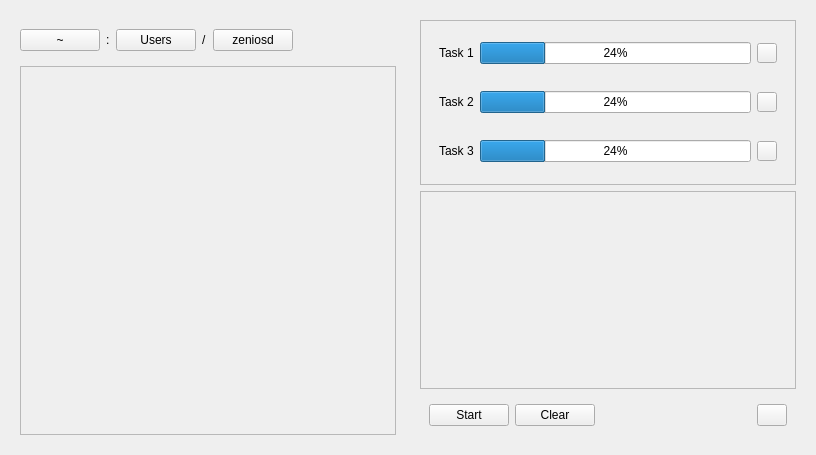
<?xml version="1.0" encoding="UTF-8"?>
<ui version="4.0">
 <class>window</class>
 <widget class="QWidget" name="window">
  <property name="geometry">
   <rect>
    <x>0</x>
    <y>0</y>
    <width>816</width>
    <height>455</height>
   </rect>
  </property>
  <property name="windowTitle">
   <string>Form</string>
  </property>
  <layout class="QHBoxLayout" name="horizontalLayout">
   <item>
    <widget class="QWidget" name="left_pane" native="true">
     <layout class="QVBoxLayout" name="verticalLayout_2">
      <item>
       <widget class="QWidget" name="current_directory" native="true">
        <property name="minimumSize">
         <size>
          <width>0</width>
          <height>40</height>
         </size>
        </property>
        <layout class="QHBoxLayout" name="horizontalLayout_3" stretch="0,0,0,0,0,2">
         <property name="leftMargin">
          <number>0</number>
         </property>
         <property name="topMargin">
          <number>0</number>
         </property>
         <property name="rightMargin">
          <number>0</number>
         </property>
         <property name="bottomMargin">
          <number>0</number>
         </property>
         <item>
          <widget class="QPushButton" name="home">
           <property name="text">
            <string>~</string>
           </property>
          </widget>
         </item>
         <item>
          <widget class="QLabel" name="label">
           <property name="text">
            <string>:</string>
           </property>
          </widget>
         </item>
         <item>
          <widget class="QPushButton" name="parent">
           <property name="text">
            <string>Users</string>
           </property>
          </widget>
         </item>
         <item>
          <widget class="QLabel" name="label_2">
           <property name="text">
            <string>/</string>
           </property>
          </widget>
         </item>
         <item>
          <widget class="QPushButton" name="current">
           <property name="text">
            <string>zeniosd</string>
           </property>
          </widget>
         </item>
         <item>
          <widget class="QWidget" name="widget_6" native="true"/>
         </item>
        </layout>
       </widget>
      </item>
      <item>
       <widget class="QScrollArea" name="directory_finder">
        <property name="widgetResizable">
         <bool>true</bool>
        </property>
        <widget class="QWidget" name="directory_finder_scrollable">
         <property name="geometry">
          <rect>
           <x>0</x>
           <y>0</y>
           <width>365</width>
           <height>355</height>
          </rect>
         </property>
        </widget>
       </widget>
      </item>
     </layout>
    </widget>
   </item>
   <item>
    <widget class="QWidget" name="right_panel" native="true">
     <property name="minimumSize">
      <size>
       <width>300</width>
       <height>0</height>
      </size>
     </property>
     <layout class="QVBoxLayout" name="verticalLayout">
      <item>
       <widget class="QScrollArea" name="active_tasks">
        <property name="minimumSize">
         <size>
          <width>0</width>
          <height>120</height>
         </size>
        </property>
        <property name="maximumSize">
         <size>
          <width>16777215</width>
          <height>170</height>
         </size>
        </property>
        <property name="widgetResizable">
         <bool>true</bool>
        </property>
        <property name="alignment">
         <set>Qt::AlignLeading|Qt::AlignLeft|Qt::AlignTop</set>
        </property>
        <widget class="QWidget" name="active_tasks_scrollable">
         <property name="geometry">
          <rect>
           <x>0</x>
           <y>0</y>
           <width>365</width>
           <height>168</height>
          </rect>
         </property>
         <layout class="QVBoxLayout" name="verticalLayout_3">
          <item>
           <widget class="QWidget" name="task_1" native="true">
            <property name="maximumSize">
             <size>
              <width>16777215</width>
              <height>40</height>
             </size>
            </property>
            <layout class="QHBoxLayout" name="horizontalLayout_6">
             <item>
              <widget class="QLabel" name="task_label">
               <property name="text">
                <string>Task 1</string>
               </property>
              </widget>
             </item>
             <item>
              <widget class="QProgressBar" name="bar_1">
               <property name="value">
                <number>24</number>
               </property>
              </widget>
             </item>
             <item>
              <widget class="QToolButton" name="close_1">
               <property name="maximumSize">
                <size>
                 <width>20</width>
                 <height>20</height>
                </size>
               </property>
               <property name="text">
                <string/>
               </property>
               <property name="icon">
                <iconset>
                 <normaloff>delete.png</normaloff>delete.png</iconset>
               </property>
              </widget>
             </item>
            </layout>
           </widget>
          </item>
          <item>
           <widget class="QWidget" name="task_2" native="true">
            <property name="maximumSize">
             <size>
              <width>16777215</width>
              <height>40</height>
             </size>
            </property>
            <layout class="QHBoxLayout" name="horizontalLayout_7">
             <item>
              <widget class="QLabel" name="task_label_2">
               <property name="text">
                <string>Task 2</string>
               </property>
              </widget>
             </item>
             <item>
              <widget class="QProgressBar" name="bar_2">
               <property name="value">
                <number>24</number>
               </property>
              </widget>
             </item>
             <item>
              <widget class="QToolButton" name="close_2">
               <property name="maximumSize">
                <size>
                 <width>20</width>
                 <height>20</height>
                </size>
               </property>
               <property name="text">
                <string/>
               </property>
               <property name="icon">
                <iconset>
                 <normaloff>delete.png</normaloff>delete.png</iconset>
               </property>
              </widget>
             </item>
            </layout>
           </widget>
          </item>
          <item>
           <widget class="QWidget" name="task_3" native="true">
            <property name="maximumSize">
             <size>
              <width>16777215</width>
              <height>40</height>
             </size>
            </property>
            <layout class="QHBoxLayout" name="horizontalLayout_8">
             <item>
              <widget class="QLabel" name="task_label_3">
               <property name="text">
                <string>Task 3</string>
               </property>
              </widget>
             </item>
             <item>
              <widget class="QProgressBar" name="bar_3">
               <property name="value">
                <number>24</number>
               </property>
              </widget>
             </item>
             <item>
              <widget class="QToolButton" name="close_3">
               <property name="maximumSize">
                <size>
                 <width>20</width>
                 <height>20</height>
                </size>
               </property>
               <property name="text">
                <string/>
               </property>
               <property name="icon">
                <iconset>
                 <normaloff>delete.png</normaloff>delete.png</iconset>
               </property>
              </widget>
             </item>
            </layout>
           </widget>
          </item>
         </layout>
        </widget>
       </widget>
      </item>
      <item>
       <widget class="QScrollArea" name="selected_files">
        <property name="widgetResizable">
         <bool>true</bool>
        </property>
        <widget class="QWidget" name="selected_files_scrollable">
         <property name="geometry">
          <rect>
           <x>0</x>
           <y>0</y>
           <width>365</width>
           <height>214</height>
          </rect>
         </property>
         <layout class="QVBoxLayout" name="verticalLayout_4">
          <item>
           <widget class="QWidget" name="file_1" native="true">
            <property name="minimumSize">
             <size>
              <width>0</width>
              <height>40</height>
             </size>
            </property>
            <property name="maximumSize">
             <size>
              <width>16777215</width>
              <height>40</height>
             </size>
            </property>
           </widget>
          </item>
          <item>
           <widget class="QWidget" name="file_4" native="true">
            <property name="minimumSize">
             <size>
              <width>0</width>
              <height>40</height>
             </size>
            </property>
            <property name="maximumSize">
             <size>
              <width>16777215</width>
              <height>40</height>
             </size>
            </property>
           </widget>
          </item>
          <item>
           <widget class="QWidget" name="file_3" native="true">
            <property name="minimumSize">
             <size>
              <width>0</width>
              <height>40</height>
             </size>
            </property>
            <property name="maximumSize">
             <size>
              <width>16777215</width>
              <height>40</height>
             </size>
            </property>
           </widget>
          </item>
          <item>
           <widget class="QWidget" name="file_2" native="true">
            <property name="minimumSize">
             <size>
              <width>0</width>
              <height>40</height>
             </size>
            </property>
            <property name="maximumSize">
             <size>
              <width>16777215</width>
              <height>40</height>
             </size>
            </property>
           </widget>
          </item>
         </layout>
        </widget>
       </widget>
      </item>
      <item>
       <widget class="QWidget" name="control_panel" native="true">
        <layout class="QHBoxLayout" name="horizontalLayout_2">
         <item>
          <widget class="QPushButton" name="start">
           <property name="enabled">
            <bool>true</bool>
           </property>
           <property name="text">
            <string>Start</string>
           </property>
          </widget>
         </item>
         <item>
          <widget class="QPushButton" name="clear">
           <property name="text">
            <string>Clear</string>
           </property>
          </widget>
         </item>
         <item>
          <widget class="QWidget" name="widget_4" native="true">
           <property name="sizePolicy">
            <sizepolicy hsizetype="Expanding" vsizetype="Minimum">
             <horstretch>0</horstretch>
             <verstretch>0</verstretch>
            </sizepolicy>
           </property>
          </widget>
         </item>
         <item>
          <widget class="QPushButton" name="settings">
           <property name="enabled">
            <bool>true</bool>
           </property>
           <property name="sizePolicy">
            <sizepolicy hsizetype="Maximum" vsizetype="Maximum">
             <horstretch>1</horstretch>
             <verstretch>1</verstretch>
            </sizepolicy>
           </property>
           <property name="minimumSize">
            <size>
             <width>20</width>
             <height>20</height>
            </size>
           </property>
           <property name="maximumSize">
            <size>
             <width>30</width>
             <height>40</height>
            </size>
           </property>
           <property name="layoutDirection">
            <enum>Qt::LeftToRight</enum>
           </property>
           <property name="autoFillBackground">
            <bool>false</bool>
           </property>
           <property name="text">
            <string/>
           </property>
           <property name="icon">
            <iconset>
             <normaloff>settings.png</normaloff>settings.png</iconset>
           </property>
           <property name="iconSize">
            <size>
             <width>16</width>
             <height>16</height>
            </size>
           </property>
           <property name="checkable">
            <bool>false</bool>
           </property>
          </widget>
         </item>
        </layout>
       </widget>
      </item>
     </layout>
    </widget>
   </item>
  </layout>
 </widget>
 <resources/>
 <connections/>
</ui>
